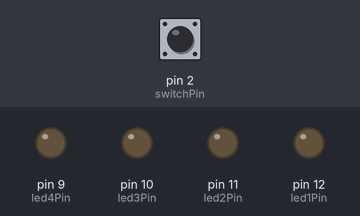
A sketch run on a simulated Arduino Uno, built with avr-gcc and run on an emulated ATmega328P. Shown: output pins drawn as LEDs (lit = HIGH). Dashed ring = blinking. The test bench sets the inputs (shaded band); at power-on: pin 2 (switchPin) LOW.

Above: at 1.2 s.
1.3 s: pin 2 (switchPin) pulled HIGH for 0.15 s
At 2.5 s:
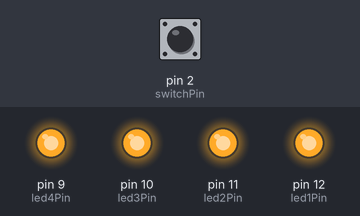
2.9 s: pin 2 (switchPin) pulled HIGH for 1 s
At 3.17 s:
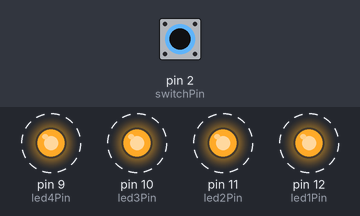
5.9 s: pin 2 (switchPin) pulled HIGH for 3.2 s
Timing chart, 0 to 16.6 s (numbered marks = the images above; inputs shaded):
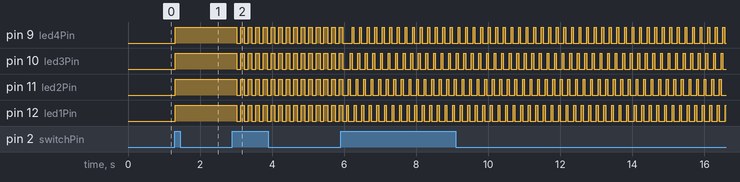

Measured:
- after the input at 1.3 s, pin 9 (led4Pin), pin 10 (led3Pin), pin 11 (led2Pin), pin 12 (led1Pin): LOW → HIGH at once
- after the input at 2.9 s, pin 9 (led4Pin), pin 10 (led3Pin), pin 11 (led2Pin), pin 12 (led1Pin): alternates HIGH for 0.10 s and LOW for 0.11 s, starting after 0.12 s

The sketch:

fancy_leds.ino
```cpp
//This code is designed by Prince Kushwaha
int switchPin = 2;   // mode switch is connected to pin 2
int led1Pin = 12;
int led2Pin = 11;
int led3Pin = 10;
int led4Pin = 9;

int val;            // variable for reading the pin status
int val2;           // variable for reading the delayed status
int buttonState;    // variable to hold the mode switch state
int lightMode = 0;  // variable to hold the current light mode

void setup() {
  pinMode(switchPin, INPUT);   // Set the mode switch pin as input
  pinMode(led1Pin, OUTPUT);
  pinMode(led2Pin, OUTPUT);
  pinMode(led3Pin, OUTPUT);
  pinMode(led4Pin, OUTPUT);

  Serial.begin(9600);          // Set up serial communication at 9600bps
  buttonState = digitalRead(switchPin);  // read the initial state
}

void loop() {
  val = digitalRead(switchPin);  // read input value and store it in val
  delay(10);                     // debounce delay
  val2 = digitalRead(switchPin); // read the input again to prevent key bounce

  if (val == val2) {             // if the readings are consistent
    if (val != buttonState) {    // if the button state has changed
      if (val == HIGH) {         // if the button is pressed
        lightMode = (lightMode + 1) % 4;  // cycle through modes 0 to 3
      }
      buttonState = val;         // save the new state in our variable
    }
  }

  // Now do whatever the lightMode indicates
  switch (lightMode) {
    case 0:  // LEDs-off
      digitalWrite(led1Pin, LOW);
      digitalWrite(led2Pin, LOW);
      digitalWrite(led3Pin, LOW);
      digitalWrite(led4Pin, LOW);
      break;

    case 1:  // LEDs-on
      digitalWrite(led1Pin, HIGH);
      digitalWrite(led2Pin, HIGH);
      digitalWrite(led3Pin, HIGH);
      digitalWrite(led4Pin, HIGH);
      break;

    case 2:  // LEDs-flashing
      digitalWrite(led1Pin, HIGH);
      digitalWrite(led2Pin, HIGH);
      digitalWrite(led3Pin, HIGH);
      digitalWrite(led4Pin, HIGH);
      delay(100);
      digitalWrite(led1Pin, LOW);
      digitalWrite(led2Pin, LOW);
      digitalWrite(led3Pin, LOW);
      digitalWrite(led4Pin, LOW);
      delay(100);
      break;

    case 3:  // LEDs-waving
      digitalWrite(led1Pin, HIGH);
      delay(50);
      digitalWrite(led1Pin, LOW);
      digitalWrite(led2Pin, HIGH);
      delay(50);
      digitalWrite(led2Pin, LOW);
      digitalWrite(led3Pin, HIGH);
      delay(50);
      digitalWrite(led3Pin, LOW);
      digitalWrite(led4Pin, HIGH);
      delay(50);
      digitalWrite(led4Pin, LOW);
      break;
  }
}
```
